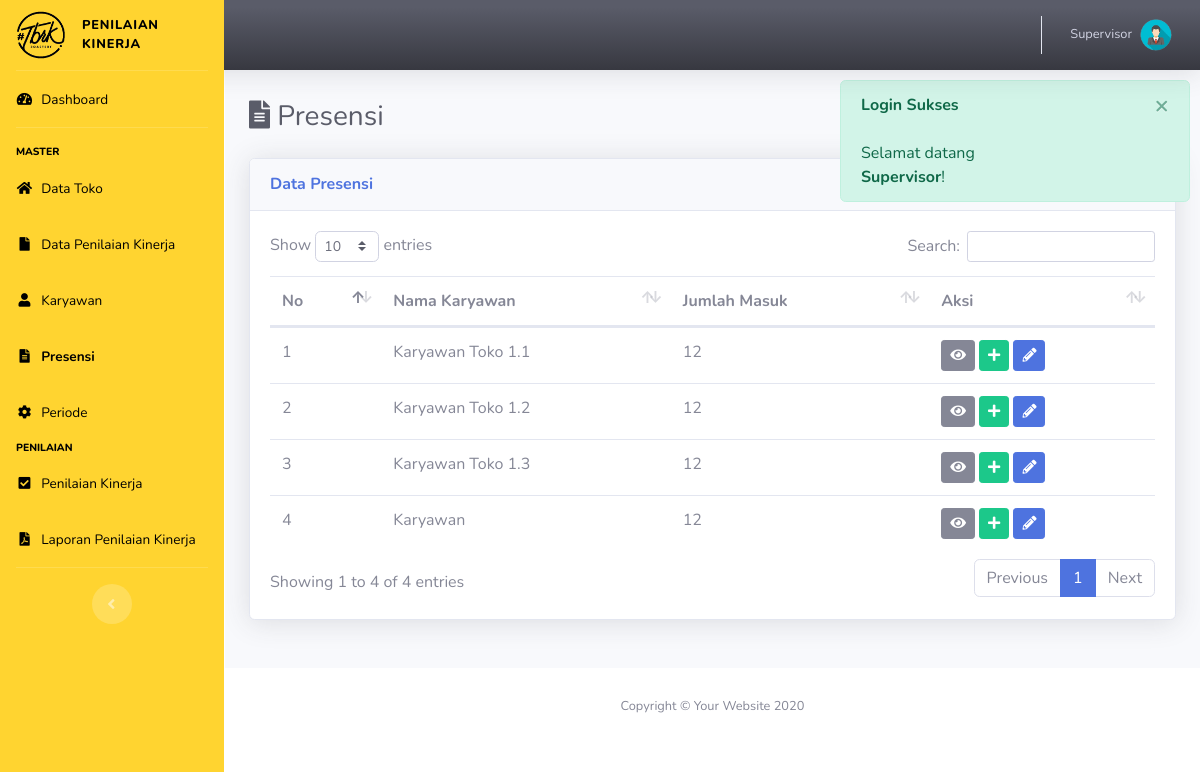
/index.php?p=presensi (signed in), run on the app's committed database.
### tables this page shows
CREATE TABLE IF NOT EXISTS `karyawan` (
  `id_kar` varchar(12) NOT NULL,
  `id_jabatan` int(11) NOT NULL,
  `id_toko` int(11) NOT NULL,
  `password` varchar(12) NOT NULL,
  `nama` varchar(50) NOT NULL,
  `alamat` varchar(50) NOT NULL,
  `no_telp` varchar(50) NOT NULL,
  PRIMARY KEY (`id_kar`),
  KEY `id_jabatan` (`id_jabatan`),
  KEY `id_toko` (`id_toko`),
  CONSTRAINT `fk_jab1` FOREIGN KEY (`id_jabatan`) REFERENCES `jabatan` (`id_jabatan`) ON DELETE CASCADE ON UPDATE CASCADE,
  CONSTRAINT `fk_toko1` FOREIGN KEY (`id_toko`) REFERENCES `toko` (`id_toko`) ON DELETE CASCADE ON UPDATE CASCADE
);

CREATE TABLE IF NOT EXISTS `presensi` (
  `id_pres` int(11) NOT NULL AUTO_INCREMENT,
  `id_periode` int(11) NOT NULL DEFAULT 0,
  `id_kar` varchar(12) NOT NULL,
  `jml_masuk` int(11) NOT NULL,
  PRIMARY KEY (`id_pres`),
  KEY `id_kar` (`id_kar`),
  KEY `id_periode` (`id_periode`),
  CONSTRAINT `FK_presensi_periode` FOREIGN KEY (`id_periode`) REFERENCES `periode` (`id_periode`) ON DELETE CASCADE ON UPDATE CASCADE,
  CONSTRAINT `fk_kar2` FOREIGN KEY (`id_kar`) REFERENCES `karyawan` (`id_kar`) ON DELETE CASCADE ON UPDATE CASCADE
);

### pages/presensi.php (the view, shortened to what this page needs)
<div class="d-sm-flex align-items-center justify-content-between mb-4">
    <h1 class="h3 mb-0 text-gray-800"> <i class="fa fa-file-alt"></i> Presensi</h1>
</div>
<?php
	$ket = "Data";
?>
<div class="row row_angket">
	<div class="col mb-4">
		<div class="card shadow mb-4">
            <div class="card-header py-3 d-flex flex-row align-items-center justify-content-between">
                <h6 class="m-0 font-weight-bold text-primary"><?= ucfirst($ket); ?> Presensi</h6>
            </div>
            <div class="card-body">
            <?php
            	if(!isset($form)):
            ?>
            	<table class="table dataTable">
            		<thead>
            			<tr>
            				<th>No</th>
            				<th>Nama Karyawan</th>
            				<th>Jumlah Masuk</th>
            				<th>Aksi</th>
            			</tr>
            		</thead>
            		<tbody>
            		<?php
            			$i=0;
                        $idd = "SELECT * FROM karyawan WHERE nama = '{$_SESSION['name']}'";
                        $p = mysqli_query($con,$idd);
                        while ($row = mysqli_fetch_array($p)) {
                            $idtk = $row['id_toko'];
                        }
            			$sql = "SELECT *,
                                    k.id_kar AS idk FROM karyawan k
                                JOIN jabatan j ON k.id_jabatan  = j.id_jabatan
                                LEFT JOIN presensi p ON k.id_kar = p.id_kar
                                WHERE k.id_toko = $idtk AND j.level = 4";
            			$q = mysqli_query($con, $sql);
            			while($row = mysqli_fetch_array($q)):
                            $id_pres = $row['id_pres']==null?"kar_".$row['idk']:$row['id_pres'];
                            $jml_masuk = $row['jml_masuk']==null?'0':$row['jml_masuk'];
            		?>
            			<tr>
            				<td><?= ++$i; ?></td>
                            <td><?= $row['nama']; ?></td>
                            <td><?= $jml_masuk; ?></td>
            				<td>
                                <button type="button" class="btn btn-sm btn-secondary btn-detail" data-id="<?= $row['idk'] ?>" data-toggle="tooltip" data-placement="top" title="Detail">
                                    <i class="fa fa-eye"></i>
                                </button>
                                <button type="button" class="btn btn-sm btn-success btn-tambah" data-jml="<?= $jml_masuk ?>" data-id="<?= $id_pres ?>" data-toggle="tooltip" data-placement="top" title="Tambah">
                                    <i class="fa fa-plus"></i>
                                </button>
                                <?php if(substr($id_pres, 0, 3) != "kar"): ?>
                                <a href="index.php?p=presensi&ket=ubah&id=<?= $id_pres ?>" class="btn btn-sm btn-primary" data-toggle="tooltip" data-placement="top" title="Ubah Data"><i class="fa fa-pencil-alt"></i></a>
                                <?php endif; ?>
                            </td>
            			</tr>
            		<?php endwhile; ?>
            		</tbody>
            	</table>
            	<?php endif; ?>
            </div>
        </div>
    </div>
</div>

### data on the page
karyawan: nama "Karyawan Toko 1.1", presensi.jml_masuk "12"
karyawan: nama "Karyawan Toko 1.2", presensi.jml_masuk "12"
karyawan: nama "Karyawan Toko 1.3", presensi.jml_masuk "12"
karyawan: nama "Karyawan", presensi.jml_masuk "12"

### other printed values
$_SESSION['name'] "Supervisor"
$ket "Data"
$_SESSION["flash"]["head"] "Login Sukses"
$_SESSION["flash"]["msg"] "Selamat datang Supervisor !"
